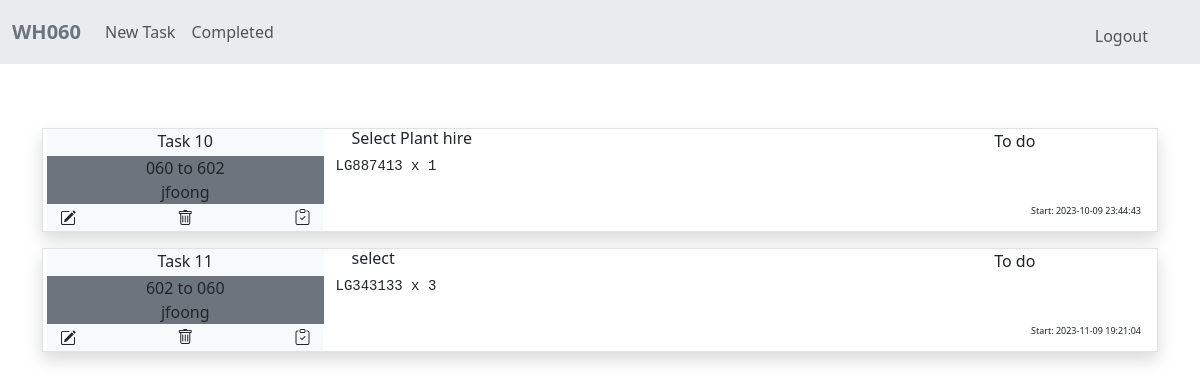
Page / (signed in) on the earlier database version.
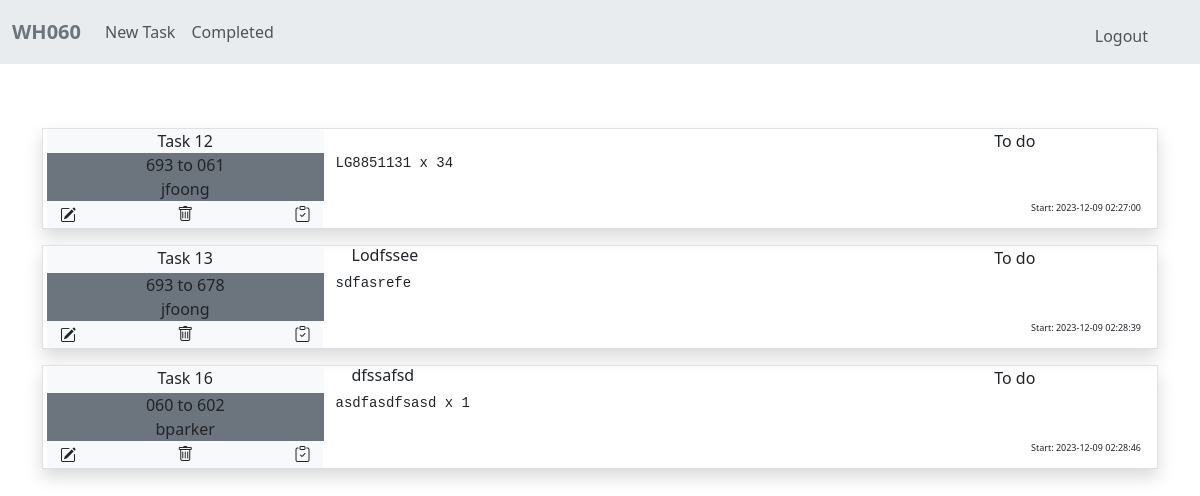
Same page on the later database version.
### tables this page shows
CREATE TABLE tasks (task_id INTEGER PRIMARY KEY AUTOINCREMENT NOT NULL, user_id INTEGER NOT NULL, task_name TEXT NOT NULL, reference TEXT NOT NULL, task TEXT NOT NULL, datetime DATETIME, status TEXT DEFAULT "To do", completed_datetime DATETIME, FOREIGN KEY (user_id) REFERENCES users(id));

CREATE TABLE users (id INTEGER PRIMARY KEY AUTOINCREMENT NOT NULL, username TEXT NOT NULL);

### app.py (the view)
@app.route("/")
@login_required
def index():
    conn = sqlite3.connect("whtd2.db")
    conn.row_factory = sqlite3.Row
    cur = conn.cursor()
    cur.execute(
        "SELECT * FROM tasks JOIN users ON id = user_id WHERE status = 'To do' ORDER BY datetime"
    )
    tasks = cur.fetchall()
    cur.close()
    conn.close()
    return render_template("index.html", tasks=tasks)

### app.py (called while the page is built)
@app.after_request
def after_request(response):
    response.headers["Cache-Control"] = "no-cache, no-store, must-revalidate"
    response.headers["Expires"] = 0
    response.headers["Pragma"] = "no-cache"
    return response

### helpers.py (called while the page is built)
def login_required(f):
    @wraps(f)
    def decorated_function(*args, **kwargs):
        if session.get("user_id") is None:
            return redirect("/login")
        return f(*args, **kwargs)
    return decorated_function

### templates/index.html (shortened to what this page needs)
{% extends "layout.html" %}
{% block main %}
  {% for task in tasks %}
  <div class="container px-3 my-3 border shadow text-center">
    <div class="row no-gutters">
      <div class="col-3 bg-light">
        <span>Task {{ task.task_id }}</span>
      </div>
      <div class="col">
        <h6 class="text-start mx-3">{{ task.reference }}</h6>
      </div>
      <div class="col-3">
        <span>{{ task.status }}</span>
      </div>
    </div>
    <div class="row no-gutters">
        <div class="col-3 bg-secondary">
            <span>{{ task.task_name }}</span><br>
            <span>{{ task.username }}</span>
        </div>
       <div class="col-6 text-start">
          <pre style="white-space: pre-line">
            {{ task.task }}
          </pre>
       </div>
       <div class="col-3">
       </div>
    </div>
    <div class="row no-gutters p-0">
        <div class="col-1 bg-light d-flex justify-content-start">
          <form action="/edittask" method="get">
          <button type="submit" class="btn m-0 p-0" name=task_id value="{{ task.task_id }}"><i class="bi bi-pencil-square"></i></button>
          </form>
        </div>
        <div class="col-1 bg-light d-flex justify-content-center">
          <button type="button" class="btn m-0 p-0" data-bs-toggle="modal" data-bs-target="#confirmdelete"><i class="bi bi-trash"></i></button>
        </div>
        <div class="col-1 bg-light d-flex justify-content-end">
          <form action="/completetask" method="post">
          <button type="submit" class="btn m-0 p-0 d-flex flex-row-reverse" name=task_id value="{{ task.task_id }}"><i class="bi bi-clipboard-check"></i></button>
          </form>
        </div>
        <div class="col-6">
        </div>
        <div class="col-3 d-flex justify-content-end">
          <span style="font-size: xx-small;">Start: {{ task.datetime }}</span>
        </div>
    </div>
    </div>
  {% endfor %}
{% endblock %}

### templates/layout.html (shortened to what this page needs)
<!DOCTYPE html>
<html lang="en">
<head>
    <link href="https://cdn.jsdelivr.net/npm/bootstrap@5.3.1/dist/css/bootstrap.min.css" rel="stylesheet">
    <link rel="stylesheet" href="https://cdn.jsdelivr.net/npm/bootstrap-icons@1.10.5/font/bootstrap-icons.css">
</head>
<body>
  <nav class="navbar navbar-expand-lg navbar-light bg-body-secondary">
      <div class="container-xxl">
          <a href="/" class="navbar-brand">
              <span class="fw-bold text-secondary">WH060</span>
          </a>
          <div class="collapse navbar-collapse align-center" id="main-nav">
            {% if session["user_id"] %}
              <ul class="navbar-nav">
                <li class="nav-item">
                  <a class="nav-link" href="/newtask">New Task</a>
                </li>
                <li class="nav-item">
                  <a class="nav-link" href="/completed">Completed</a>
                </li>
              </ul>
              <ul class="navbar-nav ms-auto mt-2">
                <li class="nav-item">
                  <a class="nav-link" href="/logout">Logout</a>
                </li>
              <ul>
            {% endif %}
      </div>
  </nav>
<main class="container py-5 text-center">
  {% block main %}{% endblock %}
</main>
</body>
</html>

Differences in the rows shown:
removed tasks: task_id "10", reference "Select Plant hire", status "To do", task_name "060 to 602", username "jfoong", task "LG887413 x 1", datetime "2023-10-09 23:44:43"
no longer on this page (row edited): tasks: task_id "11", reference "select", status "To do", task_name "602 to 060", username "jfoong", task "LG343133 x 3", datetime "2023-11-09 19:21:04"
added tasks: task_id "12", status "To do", task_name "693 to 061", username "jfoong", task "LG8851131 x 34", datetime "2023-12-09 02:27:00"
added tasks: task_id "13", reference "Lodfssee", status "To do", task_name "693 to 678", username "jfoong", task "sdfasrefe", datetime "2023-12-09 02:28:39"
added tasks: task_id "16", reference "dfssafsd", status "To do", task_name "060 to 602", username "bparker", task "asdfasdfsasd x 1", datetime "2023-12-09 02:28:46"
